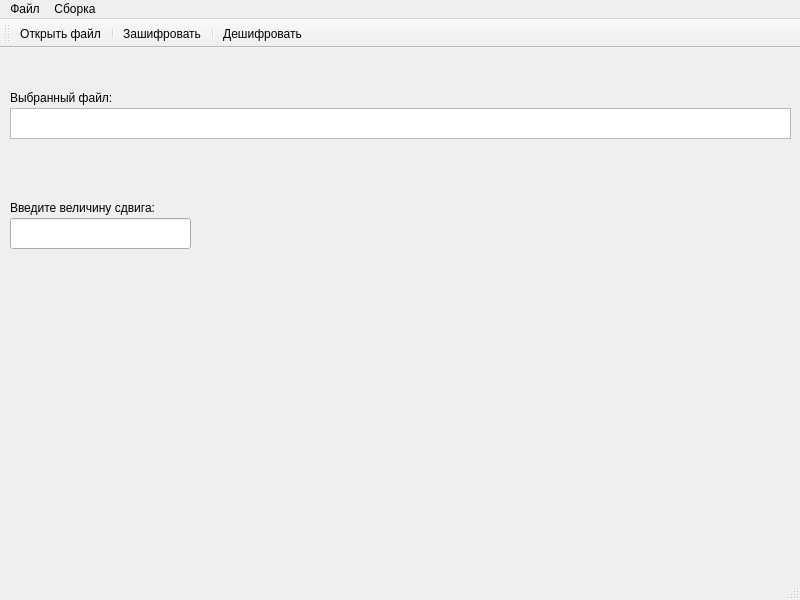
<?xml version="1.0" encoding="UTF-8"?>
<ui version="4.0">
 <class>MainWindow</class>
 <widget class="QMainWindow" name="MainWindow">
  <property name="enabled">
   <bool>true</bool>
  </property>
  <property name="geometry">
   <rect>
    <x>0</x>
    <y>0</y>
    <width>800</width>
    <height>600</height>
   </rect>
  </property>
  <property name="focusPolicy">
   <enum>Qt::WheelFocus</enum>
  </property>
  <property name="windowTitle">
   <string>Шифр Цезаря</string>
  </property>
  <widget class="QWidget" name="centralwidget">
   <widget class="QLabel" name="labelWF">
    <property name="geometry">
     <rect>
      <x>10</x>
      <y>40</y>
      <width>141</width>
      <height>20</height>
     </rect>
    </property>
    <property name="text">
     <string>Выбранный файл:</string>
    </property>
   </widget>
   <widget class="QTextBrowser" name="whatFile">
    <property name="enabled">
     <bool>true</bool>
    </property>
    <property name="geometry">
     <rect>
      <x>10</x>
      <y>60</y>
      <width>781</width>
      <height>31</height>
     </rect>
    </property>
    <property name="focusPolicy">
     <enum>Qt::NoFocus</enum>
    </property>
    <property name="styleSheet">
     <string notr="true"/>
    </property>
    <property name="lineWidth">
     <number>-4</number>
    </property>
   </widget>
   <widget class="QLineEdit" name="keyInput">
    <property name="geometry">
     <rect>
      <x>10</x>
      <y>170</y>
      <width>181</width>
      <height>31</height>
     </rect>
    </property>
   </widget>
   <widget class="QLabel" name="labelK">
    <property name="geometry">
     <rect>
      <x>10</x>
      <y>150</y>
      <width>191</width>
      <height>20</height>
     </rect>
    </property>
    <property name="text">
     <string>Введите величину сдвига:</string>
    </property>
   </widget>
  </widget>
  <widget class="QMenuBar" name="menubar">
   <property name="geometry">
    <rect>
     <x>0</x>
     <y>0</y>
     <width>800</width>
     <height>25</height>
    </rect>
   </property>
   <widget class="QMenu" name="menuFile">
    <property name="title">
     <string>Файл</string>
    </property>
    <addaction name="openFile"/>
   </widget>
   <widget class="QMenu" name="menu">
    <property name="title">
     <string>Сборка</string>
    </property>
    <addaction name="encrypt"/>
    <addaction name="decrypt"/>
   </widget>
   <addaction name="menuFile"/>
   <addaction name="menu"/>
  </widget>
  <widget class="QStatusBar" name="statusbar"/>
  <widget class="QToolBar" name="toolBar">
   <property name="windowTitle">
    <string>toolBar</string>
   </property>
   <attribute name="toolBarArea">
    <enum>TopToolBarArea</enum>
   </attribute>
   <attribute name="toolBarBreak">
    <bool>false</bool>
   </attribute>
   <addaction name="openFile"/>
   <addaction name="separator"/>
   <addaction name="encrypt"/>
   <addaction name="separator"/>
   <addaction name="decrypt"/>
  </widget>
  <action name="openFile">
   <property name="text">
    <string>Открыть файл</string>
   </property>
   <property name="shortcut">
    <string>Ctrl+O</string>
   </property>
  </action>
  <action name="encrypt">
   <property name="text">
    <string>Зашифровать</string>
   </property>
  </action>
  <action name="decrypt">
   <property name="text">
    <string>Дешифровать</string>
   </property>
  </action>
 </widget>
 <resources/>
 <connections/>
</ui>
